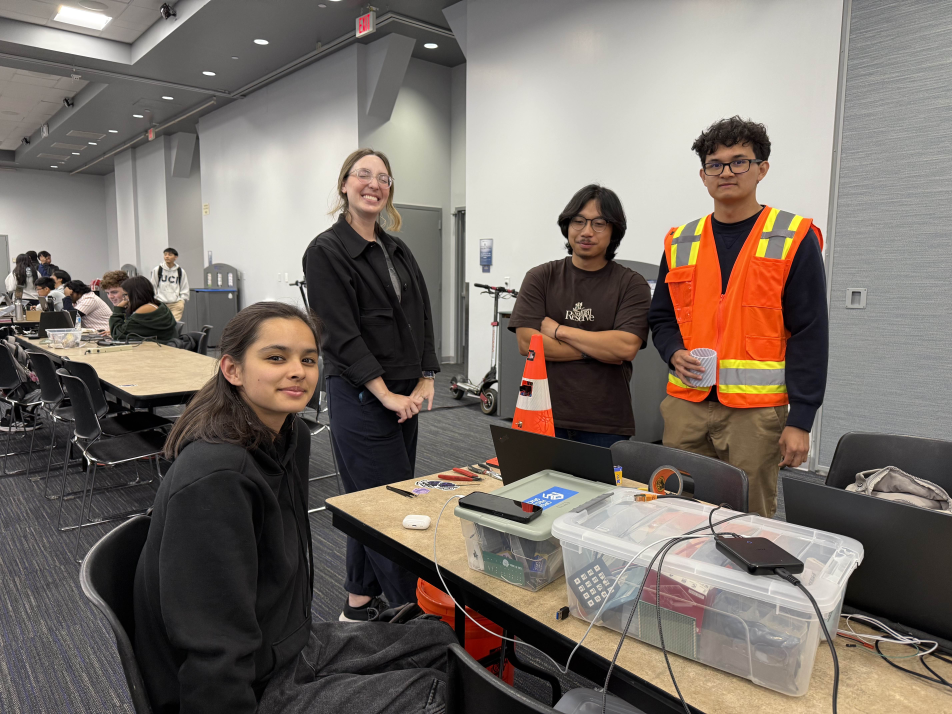
#> input picture media/group1.jpg, 5712 x 4284 px, given in place of the camera (shown at 1/6 size)
$ python main.py
#> lines starting #> are read from the running program, lines starting #| are printed output that depends on the picture; after the words box and inside, x2 and y2 are one past the last pixel; in counts of white or black regions, pixels touching at a corner belong together
from PIL import Image
from enum import Enum
import numpy as np
import random
import cv2
import serial
import time


class DeviceState(Enum):
    PLAY_CAMERA = 0
    PLAY_REMOTE = 1
    IDLE = 2
    SLEEP = 3


class Direction(Enum):
    STOP = 0
    ROTATE_LEFT = 1
    ROTATE_RIGHT = 2
    SPIN = 3
    FORWARD = 4
    BACKWARD = 5


currentState = DeviceState.IDLE

# TODO: fine tune the area threshold
AREA_LOWER_THRESHOLD = 40000
AREA_UPPER_THRESHOLD = 130000


def get_limits(color):
    c = np.uint8([[color]])
    hsvC = cv2.cvtColor(c, cv2.COLOR_BGR2HSV)

    # calculate tolerances for the orange
    lowerLimit = hsvC[0][0][0] - 10, 120, 200
    upperLimit = hsvC[0][0][0] + 10, 255, 255

    lowerLimit = np.array(lowerLimit, dtype=np.uint8)
    upperLimit = np.array(upperLimit, dtype=np.uint8)

    return lowerLimit, upperLimit


def get_direction(y1, y2):
    midpoint = (y1 + (y1 + y2)) / 2

    if midpoint < 200:
        return Direction.ROTATE_LEFT
    elif midpoint >= 400:
        return Direction.ROTATE_RIGHT
    else:
        return Direction.STOP


def area(x1, x2, y1, y2):
    return (x2 - x1) * (y2 - y1)


def loop(cam, arduino):
    global currentState
    orange = [12, 95, 247]

    # Last State
    lastSeen = time.time()
    lastSeenOrange = None

    # Last time since random sound effect
    lastSoundEffect = time.time() + random.randint(30, 60)

    while True:
        direction = Direction.STOP
        # OpenCV stuff
        ret, frame = cam.read()
#> frame is the input picture: shape (4284, 5712, 3); mean B, G, R 105.4, 112.7, 121.7
        cv2.normalize(frame, frame, 0, 255, cv2.NORM_MINMAX)

        hsvImage = cv2.cvtColor(frame, cv2.COLOR_BGR2HSV)
#> hsvImage: shape (4284, 5712, 3); mean H, S, V 51.2, 35.1, 122.5
        lowerLimit, upperLimit = get_limits(orange)

        mask = cv2.inRange(hsvImage, lowerLimit, upperLimit)
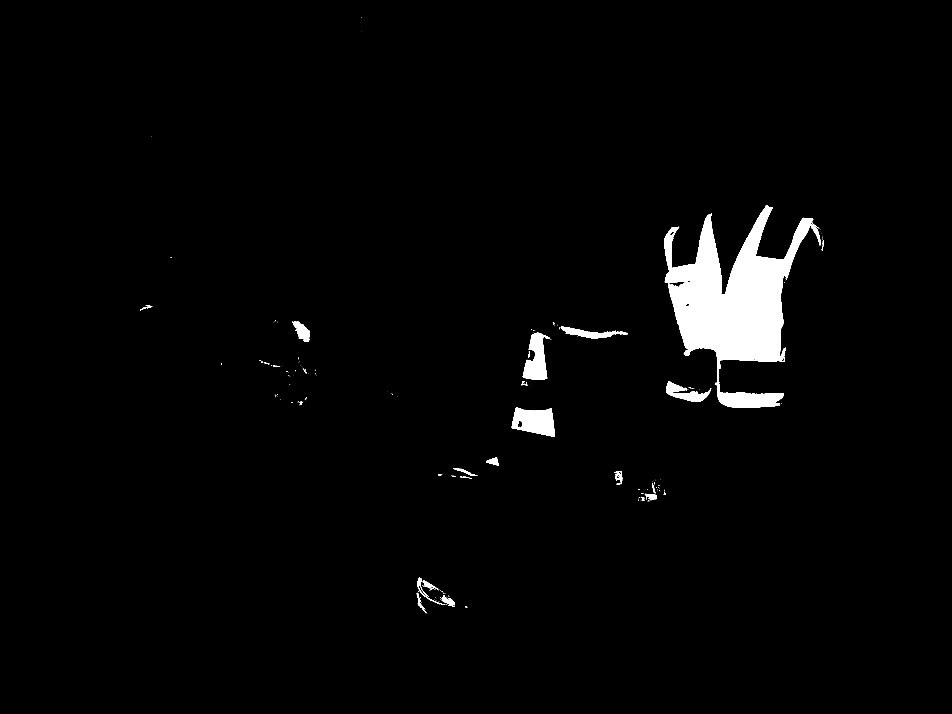
#> mask: shape (4284, 5712) (shown at 1/6 size); 2.3% white; 375 white regions (322 under 20 px), largest, box (x1, y1, x2, y2) and area: (3985, 1231, 4879, 2448) 457814, (3070, 2443, 3330, 2622) 31356, (3137, 1996, 3297, 2277) 25723
        mask_ = Image.fromarray(mask)
        bbox = mask_.getbbox()
#> bbox = (840, 107, 4940, 3679)

        if bbox is not None:
            lastSeen = time.time()
            x1, y1, x2, y2 = bbox
#> x1 = 840; y1 = 107; x2 = 4940; y2 = 3679

            bbox_area = area(x1, x2, y1, y2)
#> bbox_area = 14645200
            print(bbox_area)
#| 14645200

            orientation = get_direction(y1, y2)
#> in get_direction, `midpoint = (y1 + (y1 + y2)) / 2`: midpoint = 1946.5

            if bbox_area < AREA_LOWER_THRESHOLD and orientation is Direction.STOP:
                direction = Direction.FORWARD
            elif bbox_area > AREA_UPPER_THRESHOLD and orientation is Direction.STOP:
                direction = Direction.BACKWARD
            else:
                direction = orientation

            frame = cv2.rectangle(frame, (x1, y1), (x2, y2), (0, 255, 0), 5)

            # Go back to play state if orange for >= 5s
            if lastSeenOrange is None:
                lastSeenOrange = time.time()
            elif time.time() - lastSeenOrange >= 5:
                if currentState != DeviceState.PLAY_CAMERA:
                    arduino.write(b"a")
                    print("going back to play_camera")
                    currentState = DeviceState.PLAY_CAMERA
        # if bbox is None
        else:
            lastSeenOrange = None
            elapsed = time.time() - lastSeen

            if elapsed > 30:
                if currentState != DeviceState.SLEEP:
                    arduino.write(b"z")
                    print("sleeping")
                    currentState = DeviceState.SLEEP
            elif elapsed > 15:
                if currentState != DeviceState.IDLE:
                    arduino.write(b"i")
                    print("idling")
                    currentState = DeviceState.IDLE

        # show cv frames
        cv2.imshow("frame", mask)

        # Check the state of the device
        match currentState:
            case DeviceState.PLAY_CAMERA:
                # Send signal for random sound effect
                if time.time() >= lastSoundEffect:
                    arduino.write(b"m")
                    print("sent random sound effect")
                    lastSoundEffect = time.time() + random.randint(30, 60)

                # do something based off the direction
                match direction:
                    case Direction.FORWARD:
                        arduino.write(b"f")
                        print("forward")
                    case Direction.BACKWARD:
                        arduino.write(b"b")
                        print("backward")
                    case Direction.STOP:
                        arduino.write(b"s")
                        print("stop")
                    case Direction.ROTATE_LEFT:
                        arduino.write(b"l")
                        print("left")
                    case Direction.ROTATE_RIGHT:
                        arduino.write(b"r")
                        print("right")
            case DeviceState.IDLE:
                arduino.write(b"s")
                print("in idle state")
            case DeviceState.SLEEP:
                arduino.write(b"z")
                print("sleeping")

        if cv2.waitKey(1) & 0xFF == ord("q"):
#> (key q is pressed here)
            break

    cam.release()
    cv2.destroyAllWindows()


if __name__ == "__main__":
    cam = cv2.VideoCapture(0)
    arduino = serial.Serial("/dev/ttyUSB0", 9600)
    time.sleep(2)

    try:
        loop(cam, arduino)
    except KeyboardInterrupt:
        cam.release()
        cv2.destroyAllWindows()

$ run again, on media/group2.jpg
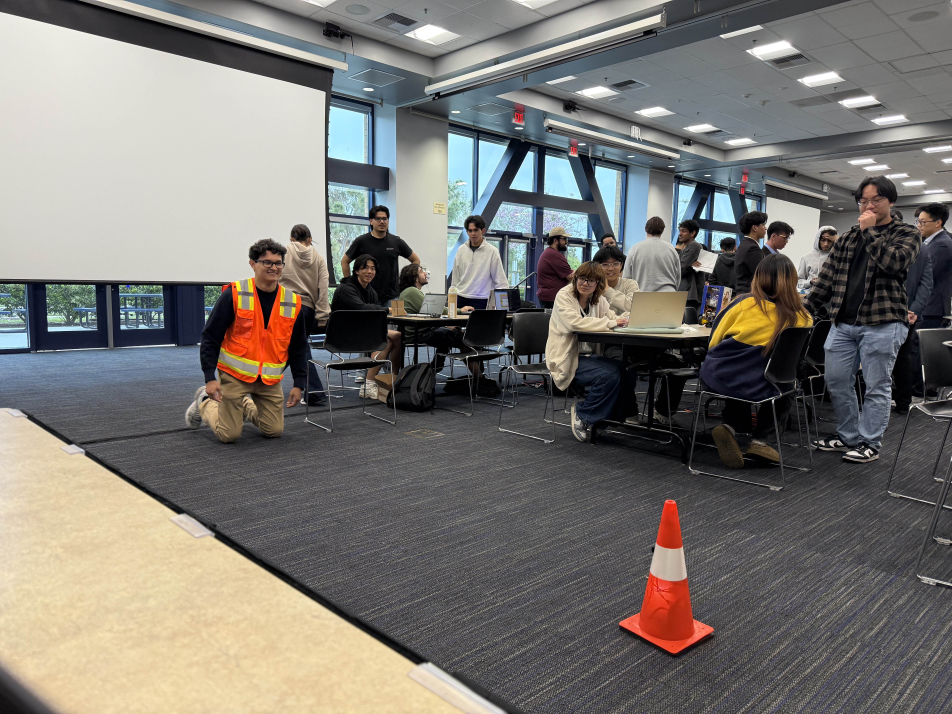
#> input picture media/group2.jpg, 5712 x 4284 px, given in place of the camera (shown at 1/6 size)
#> in loop, frame is the input picture: shape (4284, 5712, 3); mean B, G, R 113.4, 118.1, 121.2
#> hsvImage: shape (4284, 5712, 3); mean H, S, V 71.8, 41.2, 127.1
#> in loop, `mask = cv2.inRange(hsvImage, lowerLimit, upperLimit)`:
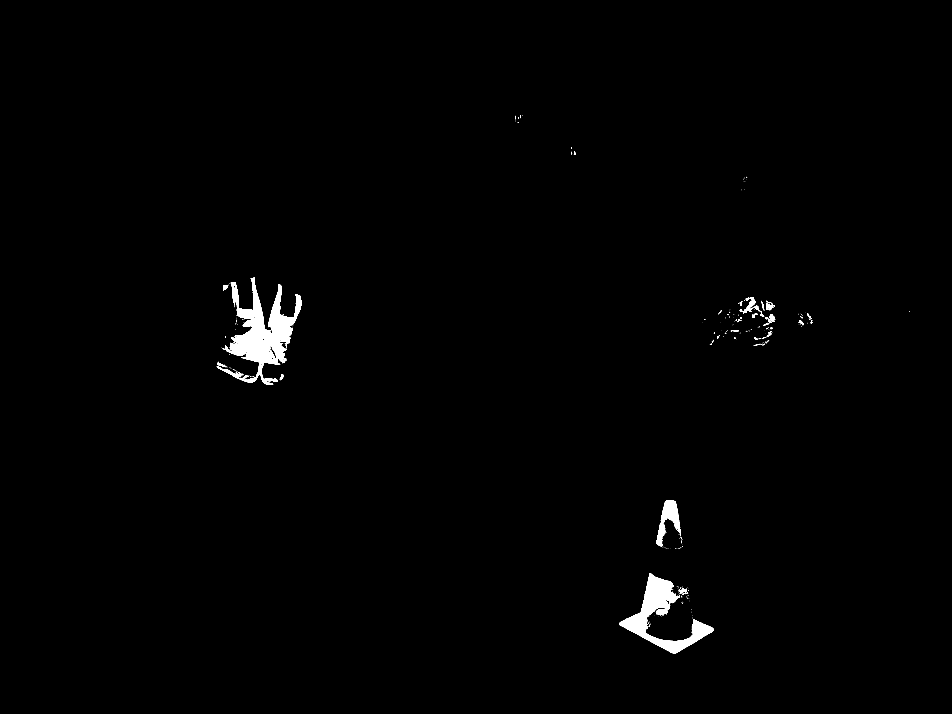
#> mask: shape (4284, 5712) (shown at 1/6 size); 0.83% white; 482 white regions (405 under 20 px), largest, box (x1, y1, x2, y2) and area: (1353, 1666, 1809, 2310) 100978, (3716, 3440, 4282, 3920) 70708, (3937, 3000, 4084, 3274) 15671
#> bbox = (1301, 690, 5459, 3920)
#> x1 = 1301; y1 = 690; x2 = 5459; y2 = 3920
#> bbox_area = 13430340
#| 13430340
#> midpoint = 2650

$ run again, on media/group3.jpg
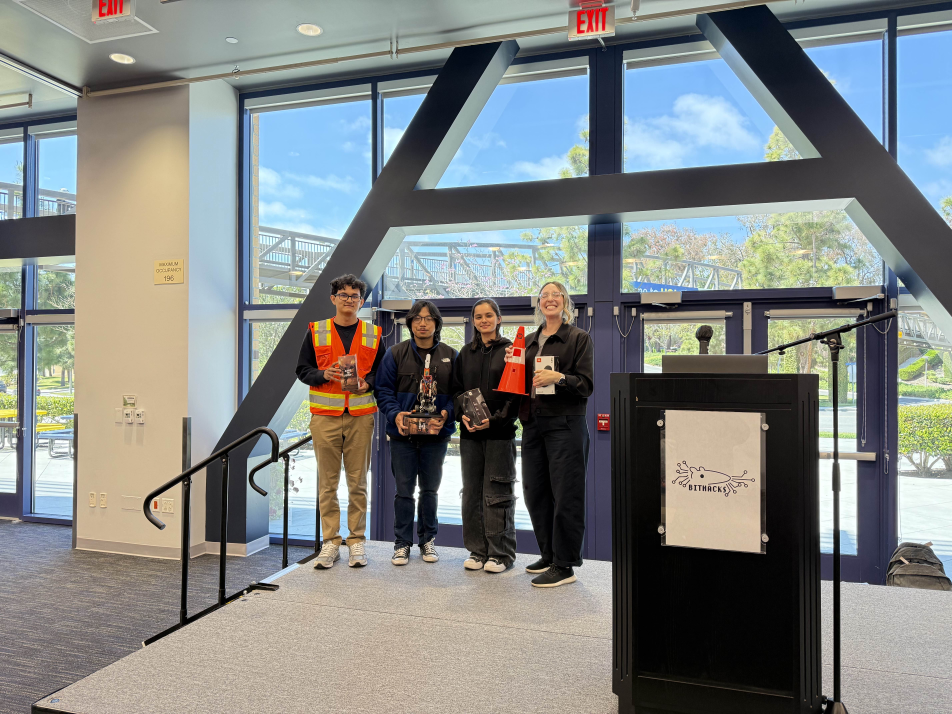
#> input picture media/group3.jpg, 5712 x 4284 px, given in place of the camera (shown at 1/6 size)
#> in loop, frame is the input picture: shape (4284, 5712, 3); mean B, G, R 129.1, 131.1, 128.1
#> hsvImage: shape (4284, 5712, 3); mean H, S, V 63.7, 55.5, 144.7
#> in loop, `mask = cv2.inRange(hsvImage, lowerLimit, upperLimit)`:
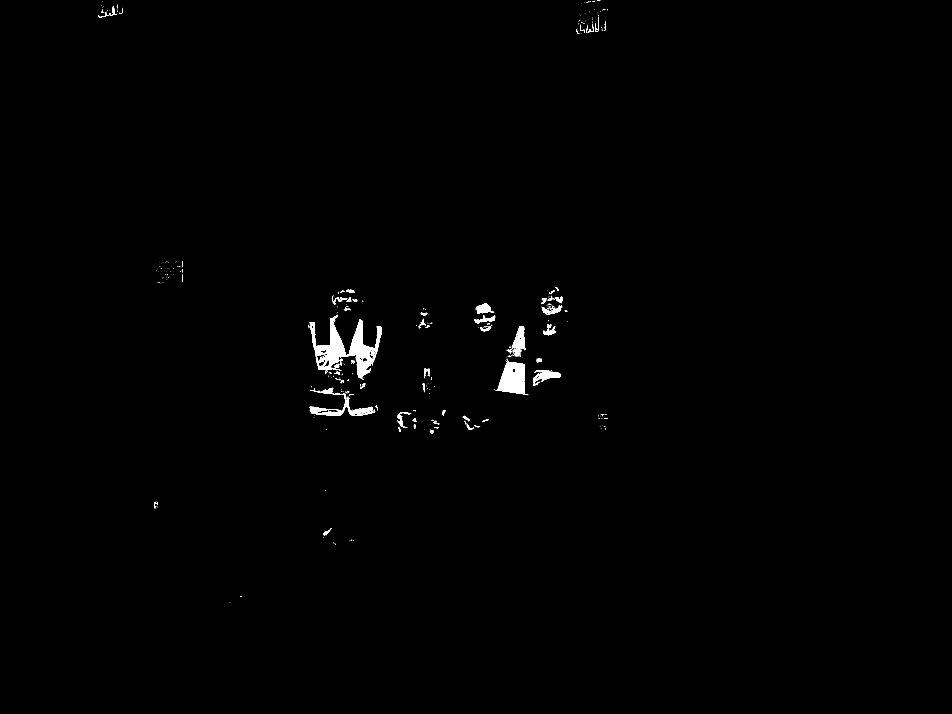
#> mask: shape (4284, 5712) (shown at 1/6 size); 0.51% white; 883 white regions (740 under 20 px), largest, box (x1, y1, x2, y2) and area: (1856, 1899, 2291, 2274) 49240, (2973, 2169, 3169, 2371) 23588, (3198, 2220, 3367, 2299) 5860
#> bbox = (592, 1, 3648, 3618)
#> x1 = 592; y1 = 1; x2 = 3648; y2 = 3618
#> bbox_area = 11053552
#| 11053552
#> midpoint = 1810

$ run again, on media/morgan.jpg
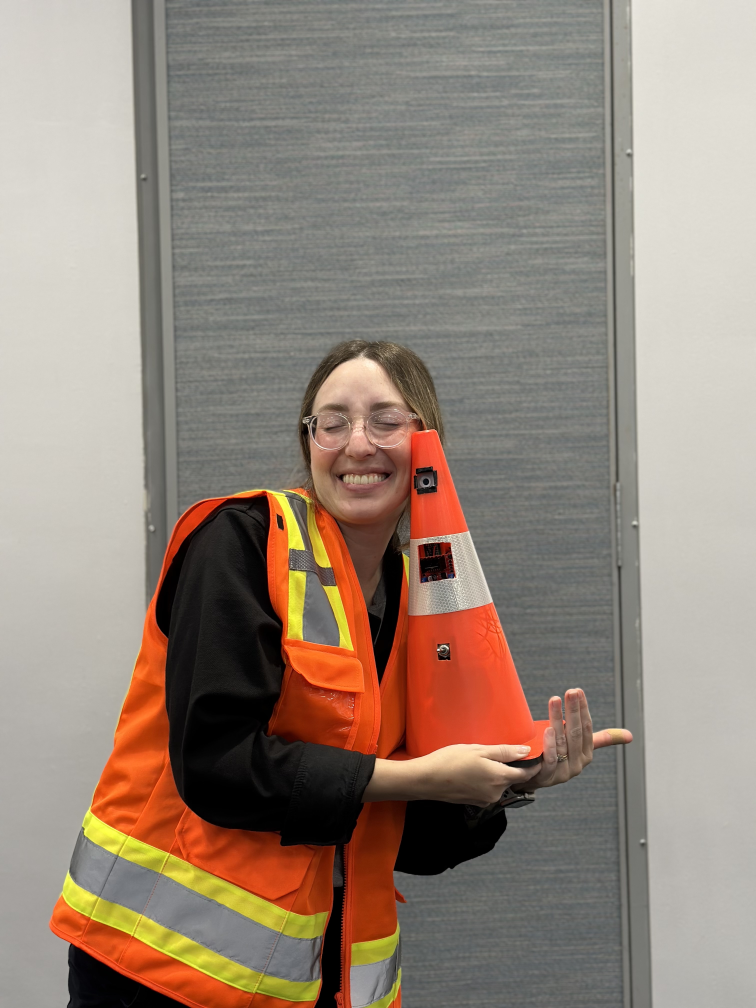
#> input picture media/morgan.jpg, 3024 x 4032 px, given in place of the camera (shown at 1/4 size)
#> in loop, frame is the input picture: shape (4032, 3024, 3); mean B, G, R 121.3, 133.6, 149
#> hsvImage: shape (4032, 3024, 3); mean H, S, V 31.7, 44.4, 149.8
#> in loop, `mask = cv2.inRange(hsvImage, lowerLimit, upperLimit)`:
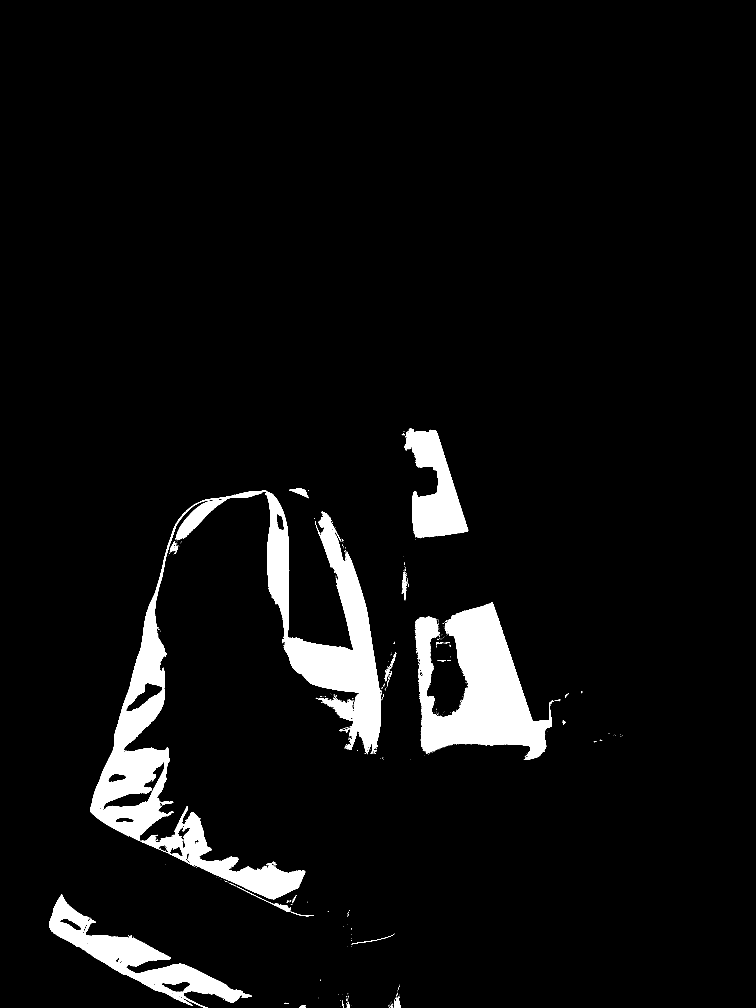
#> mask: shape (4032, 3024) (shown at 1/4 size); 5.5% white; 646 white regions (593 under 20 px), largest, box (x1, y1, x2, y2) and area: (361, 1962, 1524, 3372) 283819, (1661, 2410, 2216, 3039) 176407, (197, 3578, 1007, 4032) 79728
#> bbox = (197, 1712, 2490, 4032)
#> x1 = 197; y1 = 1712; x2 = 2490; y2 = 4032
#> bbox_area = 5319760
#| 5319760
#> midpoint = 3728
